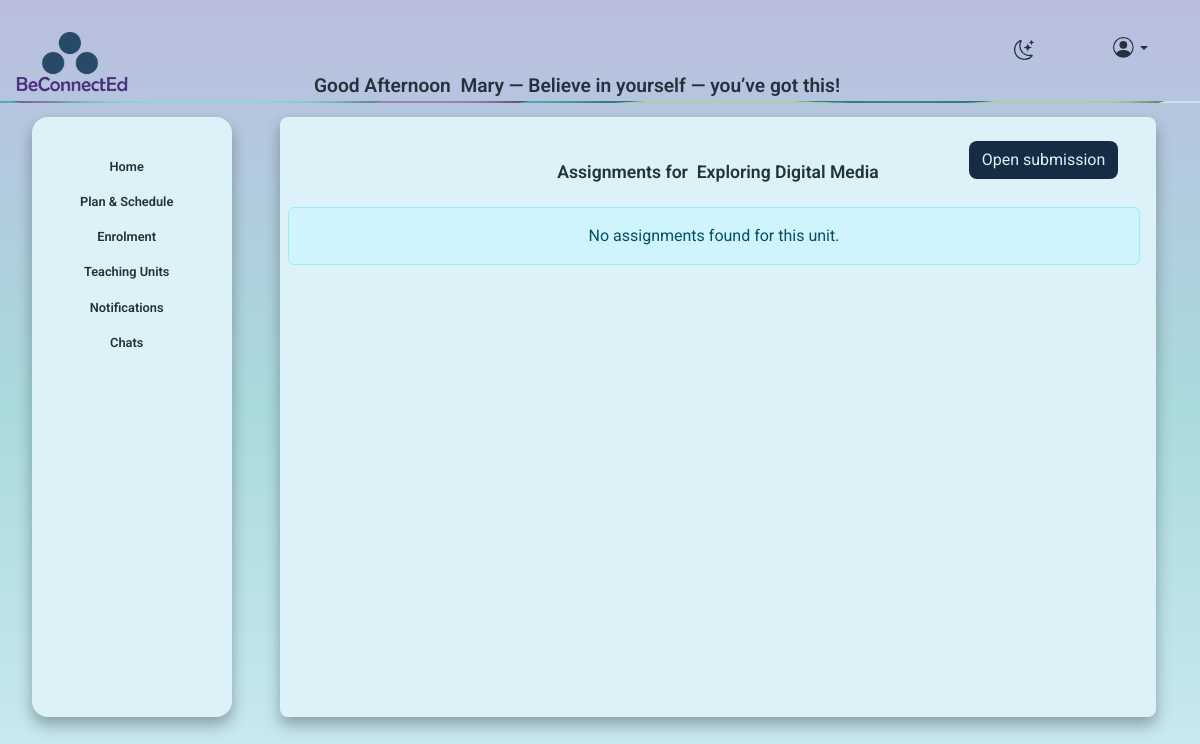
/teacher_open_submissions.php?unit_id=2&class_id=1 (signed in), run on an earlier commit of the app's database.
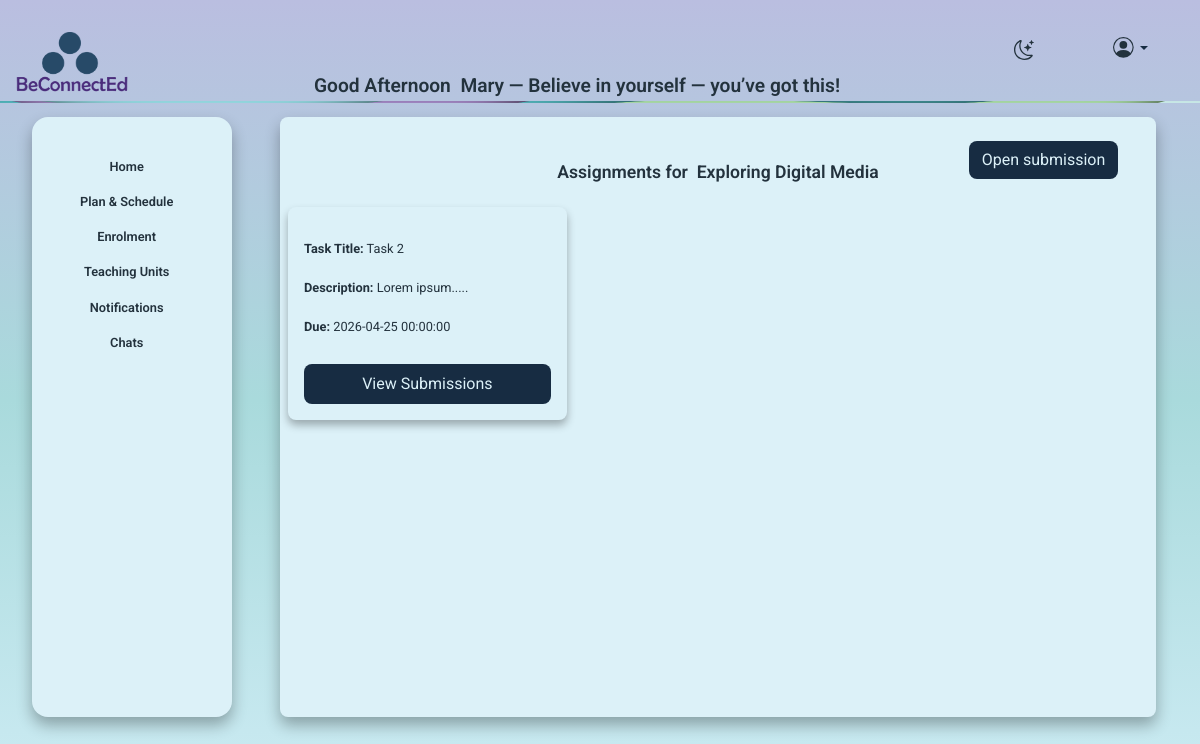
And on a later commit of the database.
### tables this page shows
CREATE TABLE `assignment` (
  `assignment_id` int(11) NOT NULL,
  `unit_id` int(11) DEFAULT NULL,
  `class_id` int(11) NOT NULL,
  `teacher_id` int(11) NOT NULL,
  `task_title` varchar(255) DEFAULT NULL,
  `due_date` datetime DEFAULT NULL,
  `total_marks` int(11) DEFAULT NULL,
  `is_published` tinyint(1) NOT NULL DEFAULT 0,
  `created_at` datetime NOT NULL DEFAULT current_timestamp(),
  `description` text DEFAULT NULL
);

### teacher_open_submissions.php (the view, shortened to what this page needs)
<?php
include "includes/nav.php";
require_once "includes/dbh.php";
$unit_id  = (int)($_GET['unit_id'] ?? 0);
$class_id = (int)($_GET['class_id'] ?? 0);
$teacher_id = (int)($_SESSION['user_id'] ?? 0);
$assignments = [];
if ($unit_id > 0 && $teacher_id > 0) {
  $sql = "SELECT
          a.assignment_id,
          a.unit_id,
          a.class_id,
          a.task_title,
          a.due_date,
          a.description,
          COUNT(s.submission_id) AS submitted_count
        FROM assignment a
        LEFT JOIN submission s
          ON s.assignment_id = a.assignment_id
        WHERE a.teacher_id = ?
          AND a.class_id = ?
        GROUP BY
          a.assignment_id, a.unit_id, a.class_id, a.task_title, a.due_date, a.description
        ORDER BY a.due_date ASC, a.assignment_id ASC";
  $stmt = mysqli_stmt_init($conn);
  if (mysqli_stmt_prepare($stmt, $sql)) {
   mysqli_stmt_bind_param($stmt, "ii", $teacher_id, $class_id);
    mysqli_stmt_execute($stmt);
    $res = mysqli_stmt_get_result($stmt);
    while ($row = mysqli_fetch_assoc($res)) {
      $assignments[] = $row;
    }
  }
}
$sqlUnit = "SELECT unit_name FROM unit WHERE unit_id = ? LIMIT 1";
$stmtUnit = mysqli_stmt_init($conn);
mysqli_stmt_prepare($stmtUnit, $sqlUnit);
mysqli_stmt_bind_param($stmtUnit, "i", $unit_id);
mysqli_stmt_execute($stmtUnit);
$resUnit = mysqli_stmt_get_result($stmtUnit);
$unit = mysqli_fetch_assoc($resUnit);
?>
<div class="container-fluid">
  <div class="row">
    <div class="col-lg-2 col-md-3 p-0">
      <?php include 'includes/menuteacher.php'; ?>
    </div>
    <div class="col-1"></div>
    <div class="col-lg-9 col-md-8">
      <div class="row">
        <div class="col-12">
          <div class="form_bg">
            <div class="row mt-2">
                <div class="col-3"></div>
                <div class="col-lg-6">
            <h2 class="form_title">Assignments for <?php echo '&nbsp;' .htmlspecialchars($unit['unit_name']); ?></h2>
</div>
<div class="col-3">
<button type="button" class="btn button9" data-bs-toggle="modal" data-bs-target="#openSubmissionModal">
  Open submission
</button>
</div>
            <div class="row g-2">
              <?php if ($unit_id <= 0): ?>
                <div class="col-12">
                  <div class="alert alert-warning">No unit selected. Add <strong>?unit_id=1</strong> in the URL.</div>
                </div>
              <?php elseif (empty($assignments)): ?>
                <div class="col-12">
                  <div class="alert alert-info">No assignments found for this unit.</div>
                </div>
              <?php else: ?>
                <?php foreach ($assignments as $a): ?>
                  <div class="col-12 col-md-6 col-lg-4">
                    <div class="card2 h-100 mb-0">
                      <div class="card-body d-flex flex-column">
                        <div class="card-subtitle mb-1">
                          <strong>Task Title:</strong> <?php echo htmlspecialchars($a['task_title'] ?? ''); ?>
                        </div>
                        <?php if (!empty($a['description'])): ?>
                          <div class="card-subtitle mb-1">
                            <strong>Description:</strong><?php echo '&nbsp' . nl2br(htmlspecialchars($a['description'])); ?>
                          </div>
                        <?php endif; ?>
                        <?php if (!empty($a['due_date'])): ?>
                          <div class="card-subtitle mb-1">
                            <strong>Due:</strong> <?php echo htmlspecialchars($a['due_date']); ?>
                          </div>
                        <?php endif; ?>
                        <form action="includes/upload_file.php" method="post" enctype="multipart/form-data" class="mt-3">
  <a href="teachers_view_submissions.php?assignment_id=<?php echo (int)$a['assignment_id']; ?>&unit_id=<?php echo (int)$unit_id; ?>&class_id=<?php echo (int)$class_id; ?>"
   class="btn button w-100 mt-2">
   View Submissions
</a>
                        </form>
                      </div>
                    </div>
                  </div>
                <?php endforeach; ?>
              <?php endif; ?>
            </div>
          </div>
        </div>
      </div>
    </div>
  </div>
</div>

What changed in the data, as far as the page shows it:
added assignment: task_title "Task 2", description "Lorem ipsum.....", due_date "2026-04-25 00:00:00"
Also different on the page:
text no longer shown: "No assignments found for this unit."
